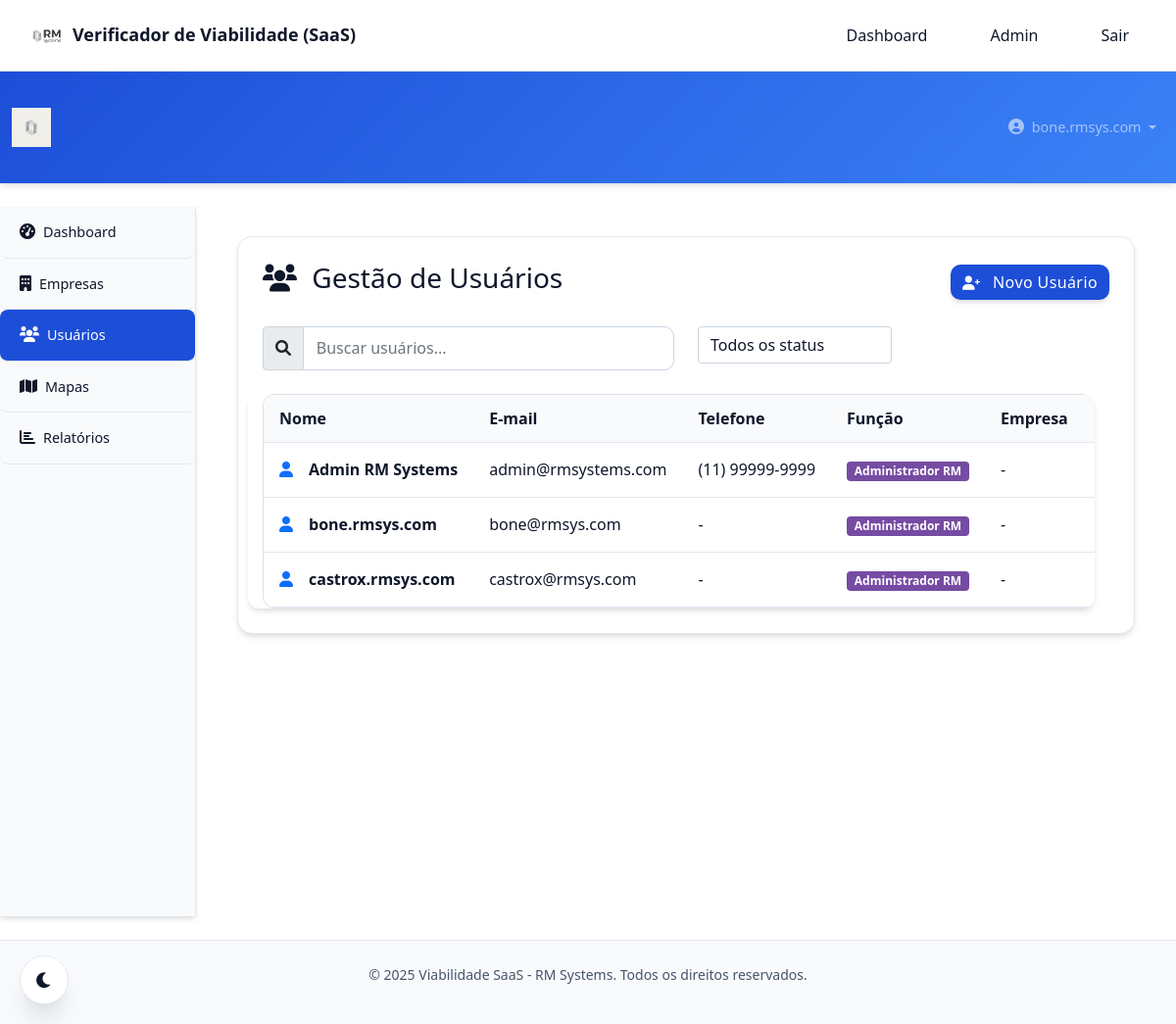
The app's page /rm/usuarios/ (signed in), older data.
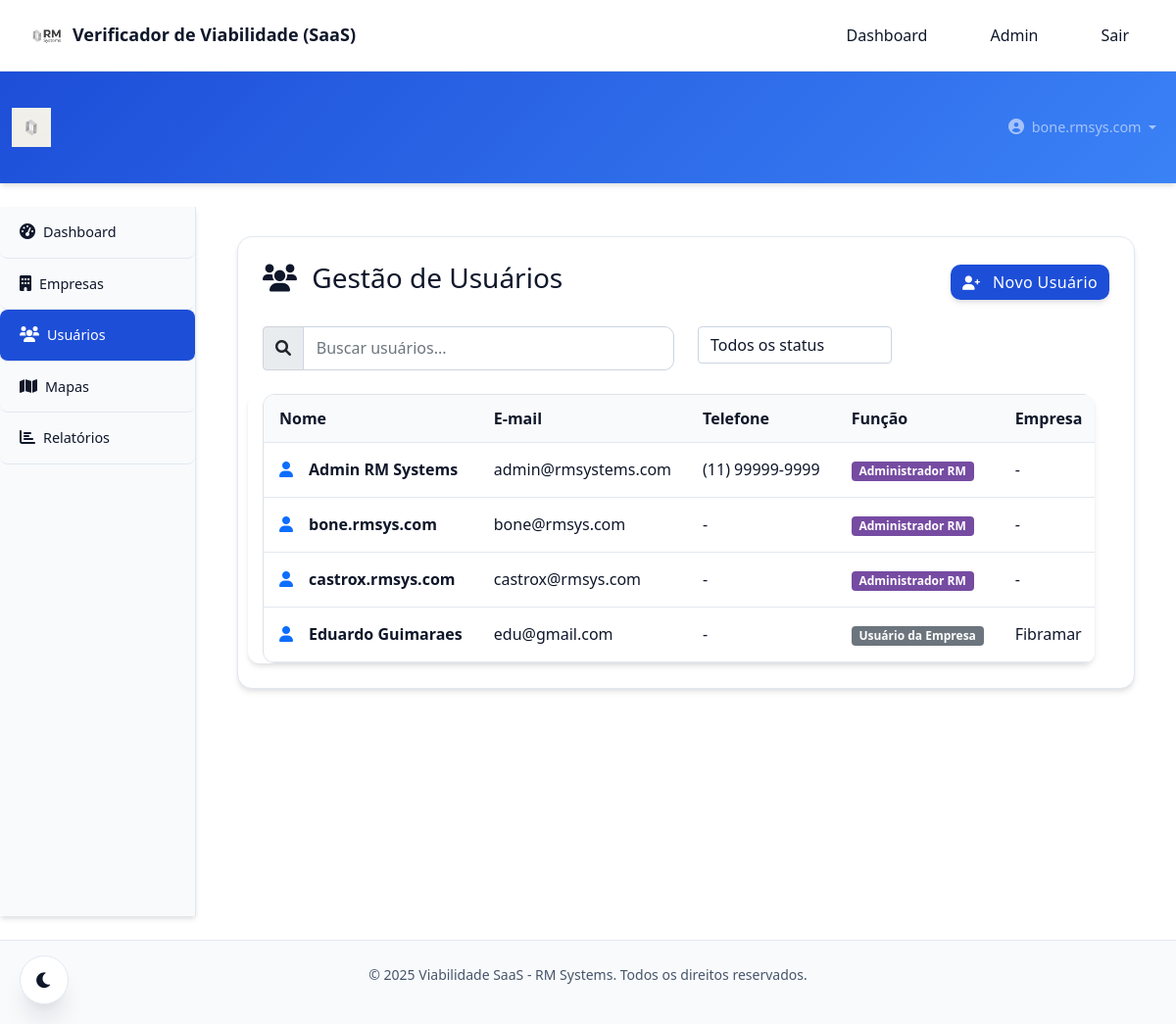
The same page, newer data.
### core/models.py (models this page shows, shortened)
class CustomUser(AbstractUser):
    USER_ROLES = [
        ('RM', 'Administrador RM'),  # Você e o Bone
        ('COMPANY_ADMIN', 'Administrador da Empresa'),  # Admin da empresa cliente
        ('COMPANY_USER', 'Usuário da Empresa'),  # Usuário comum da empresa
    ]
    role = models.CharField(
        max_length=20,
        choices=USER_ROLES,
        default='COMPANY_USER',
        verbose_name="Função"
    )
    company = models.ForeignKey(
        Company,
        on_delete=models.CASCADE,
        null=True,
        blank=True,
        related_name='users',
        verbose_name="Empresa"
    )
    phone = models.CharField(max_length=20, blank=True, verbose_name="Telefone")
    created_at = models.DateTimeField(auto_now_add=True, verbose_name="Criado em")
    updated_at = models.DateTimeField(auto_now=True, verbose_name="Atualizado em")
    class Meta:
        verbose_name = "Usuário"
        verbose_name_plural = "Usuários"
    @property
    def is_rm_admin(self):
        return self.role == 'RM'

class Company(models.Model):
    name = models.CharField(max_length=200, verbose_name="Nome da Empresa")
    slug = models.SlugField(max_length=200, unique=True, verbose_name="Slug", help_text="URL amigável para a empresa")
    cnpj = models.CharField(max_length=18, unique=True, verbose_name="CNPJ")
    email = models.EmailField(verbose_name="E-mail da Empresa")
    phone = models.CharField(max_length=20, blank=True, verbose_name="Telefone")
    address = models.TextField(blank=True, verbose_name="Endereço")
    is_active = models.BooleanField(default=True, verbose_name="Ativa")
    created_at = models.DateTimeField(auto_now_add=True, verbose_name="Criada em")
    updated_at = models.DateTimeField(auto_now=True, verbose_name="Atualizada em")
    class Meta:
        verbose_name = "Empresa"
        verbose_name_plural = "Empresas"
        ordering = ['name']

### core/views.py (the view)
@login_required
@rm_admin_required
def rm_user_list(request):
    q = request.GET.get('q', '').strip()
    users = CustomUser.objects.all().select_related('company').order_by('username')
    if q:
        users = users.filter(Q(username__icontains=q) | Q(email__icontains=q) | Q(first_name__icontains=q) | Q(last_name__icontains=q))
    return render(request, 'rm/users/list.html', {'users': users, 'q': q})

### core/permissions.py (called while the page is built)
def is_rm_admin(user):
    return user.is_authenticated and user.is_rm_admin

### templates/rm/users/list.html (shortened to what the changed rows need)
{% extends "base.html" %}
{% load static %}
{% block extra_head %}
<link href="https://cdn.jsdelivr.net/npm/bootstrap@5.1.3/dist/css/bootstrap.min.css" rel="stylesheet">
<link href="https://cdnjs.cloudflare.com/ajax/libs/font-awesome/6.0.0/css/all.min.css" rel="stylesheet">
{% endblock %}
{% block content %}
    <nav class="navbar navbar-expand-lg navbar-dark">
        <div class="container-fluid">
            <div class="navbar-nav ms-auto">
                <div class="nav-item dropdown">
                    <a class="nav-link dropdown-toggle" href="#" role="button" data-bs-toggle="dropdown">
                        <i class="fas fa-user-circle me-1"></i>
                        {{ user.username }}
                    </a>
                </div>
            </div>
        </div>
    </nav>
    <div class="container-fluid">
        <div class="row">
            <div class="col-md-9 col-lg-10">
                <div class="main-content">
                    <div class="content-card">
                        <div class="table-responsive">
                            <table class="table table-hover">
                                <thead>
                                    <tr>
                                        <th>Nome</th>
                                        <th>E-mail</th>
                                        <th>Telefone</th>
                                        <th>Função</th>
                                        <th>Empresa</th>
                                        <th>Status</th>
                                    </tr>
                                </thead>
                                <tbody>
                                    {% for u in users %}
                                        <tr>
                                            <td>
                                                <div class="d-flex align-items-center">
                                                    <div class="me-3">
                                                        <i class="fas fa-user text-primary"></i>
                                                    </div>
                                                    <div>
                                                        <strong>{{ u.get_full_name|default:u.username }}</strong>
                                                    </div>
                                                </div>
                                            </td>
                                            <td>{{ u.email }}</td>
                                            <td>{{ u.phone|default:'-' }}</td>
                                            <td>
                                                {% if u.role == 'RM' %}
                                                    <span class="badge bg-purple role-badge" style="background-color:#764ba2">{{ u.get_role_display }}</span>
                                                {% elif u.role == 'COMPANY_ADMIN' %}
                                                    <span class="badge bg-primary role-badge">{{ u.get_role_display }}</span>
                                                {% else %}
                                                    <span class="badge bg-secondary role-badge">{{ u.get_role_display }}</span>
                                                {% endif %}
                                            </td>
                                            <td>{% if u.company %}{{ u.company.name }}{% else %}-{% endif %}</td>
                                            <td>
                                            </td>
                                        </tr>
                                    {% endfor %}
                                </tbody>
                            </table>
                        </div>
                    </div>
                </div>
            </div>
        </div>
    </div>
{% endblock %}

Row changes from the older to the newer data that the page shows:
added CustomUser: get_full_name "Eduardo Guimaraes", email "edu@gmail.com", phone "-", role "Usuário da Empresa", company.name "Fibramar"
